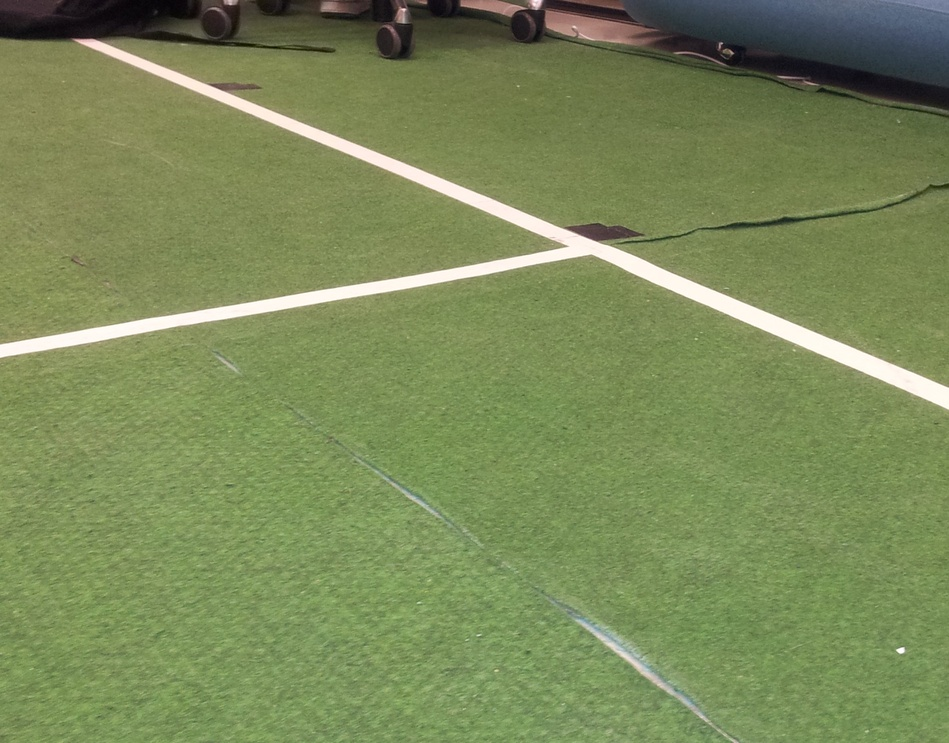
//> input picture NaoLeague/FeatureExtraction/2.jpg, 949 x 743 px, shrunk from 1896 x 1485 before the run
$ ./old 2.jpg   (built with g++ and OpenCV 4)
//> lines starting //> are read from the running program, lines starting //| are printed output that depends on the picture; after the words box and inside, x2 and y2 are one past the last pixel; in counts of white or black regions, pixels touching at a corner belong together
#include <cv.h>
#include <highgui.h>
#include <math.h>
#include <time.h>

using namespace cv;

int GREEN_THRESHOLD = 34;
int BINARY_TYPE = 0;
int MAX_BINARY_VALUE = 255;
double LINE_CONN_THERSHOLD = 3.0;
double LINE_REDUCE_CONN_THRESHOLD = 8.0;
double LINE_ANGLE_THERSHOLD = 15.0;
double YEL_N_THR_R = 0.38;
double YEL_N_THR_B = 0.2;
double YEL_N_THR_G = 0.38;
double YEL_THR_R = 230;
double YEL_THR_B = 160;
double YEL_THR_G = 230;
double WHITE_THR = 200;
const double PI  =3.141592653589793238462;
void goalPostDetection(Mat);
double distance_point_line(int, int, int, int, int, int);
double int_dis_point_line(int, int, int, int, int, int);
double angle_bet_lines(int, int, int, int, int, int, int, int);
double distance_point_point(int, int, int, int);
vector<Vec3i> find_connections(vector<Vec4i>);
vector<Vec4i> reduce_lines(vector<Vec4i>);
void assign_value_rgb_pixel(Vec3b*, int, int, int);
Mat remove_background(Mat);
double line_angle(int, int, int, int);

int main(int argc, char** argv)
{
	Mat src, dst, color_dst, src_no_backgr;
	Mat red;
	Mat src_line_binary;
	if( argc != 2 || !(src=imread(argv[1], 1)).data)
		return -1;

	Mat e;
	src.copyTo(e);
	imshow( "Detected", e );
	// Measuring performance
	clock_t startTime = clock();

	src_line_binary = remove_background(src);
//> after the loop in goalPostDetection, `for( size_t i = 0; i < lines_hor.size(); i++ )`:
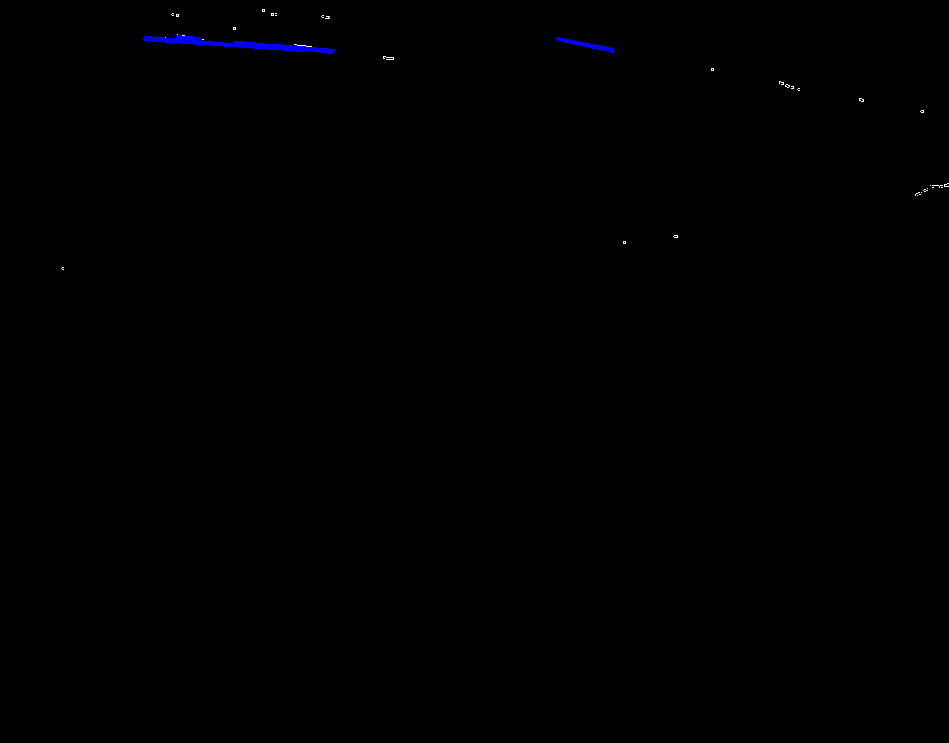
//> color_dst: 743 rows x 949 cols, CV_8UC3; mean B, G, R 0.6, 0.1, 0.1
	imshow("bnary",src_line_binary);

	Canny( src_line_binary, dst, 50, 200, 3 );
	cvtColor( dst, color_dst, CV_GRAY2BGR );
	vector<Vec4i> lines;
	vector<Vec4i> red_lines;
	HoughLinesP( dst, lines, 1, CV_PI/300, 10, 8,9 );
	color_dst.copyTo(red);
	red_lines = reduce_lines(lines);

	imshow("lines_reduced",red);
	vector<Vec3i> points;
	points = find_connections(lines);
	for( int i = 0; i < points.size(); i++ )
	{
		if(points[i][2] == 0)
		{
			circle(e, Point(points[i][0], points[i][1]), 5, Scalar(0,255,0), 2, 8, 0);
		}
		else if(points[i][2] == 1)
		{
			circle(e, Point(points[i][0], points[i][1]), 5, Scalar(255,0,0), 2, 8, 0);
		}
	}
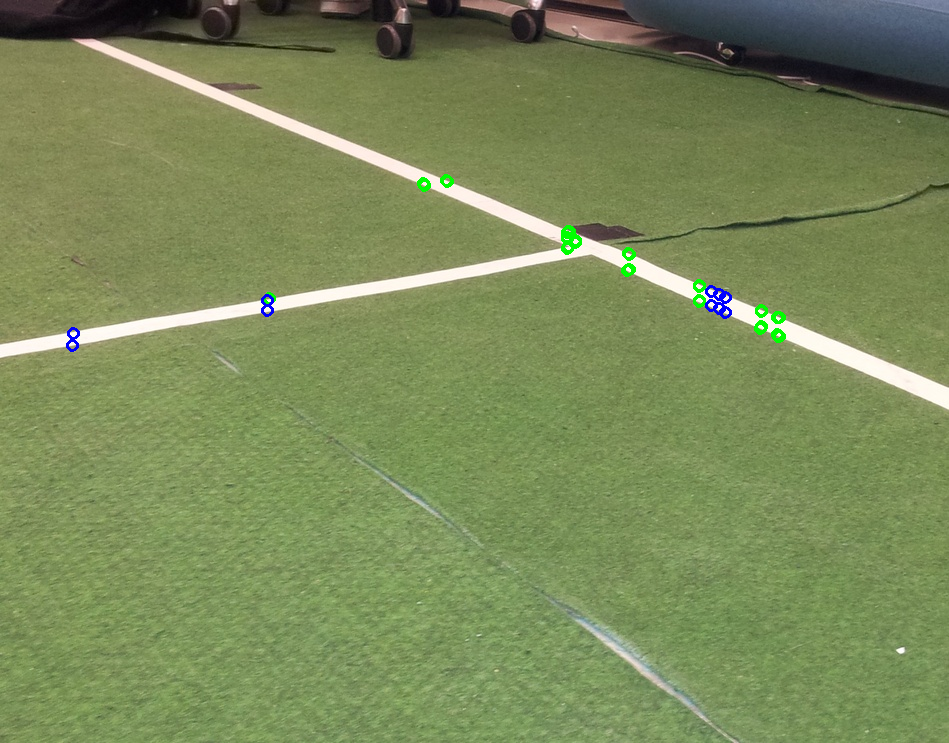
//> e: 743 rows x 949 cols, CV_8UC3; 0.35% of pixels changed, all inside (x1, y1, x2, y2) = (66, 174, 786, 352)

	std::cout << double( clock() - startTime )*1000 / (double)CLOCKS_PER_SEC<< " ms." << std::endl;
	std::cout << "number of lines: " << lines.size() << std::endl;
	//std::cout << "number of reduced lines: " << red_lines.size() << std::endl;
	std::cout << "number of points: " << points.size() << std::endl;
	namedWindow( "Detected Lines", 1);
	imshow( "Detected Lines", e);
	waitKey(0);
	return 0;
}

void assign_value_rgb_pixel(Vec3b &pixel, int r, int g, int b)
{
	pixel[0] = b;
	pixel[1] = g;
	pixel[2] = r;
	return;
}

Mat remove_background(Mat image)
{
	Mat green = cvCreateMat(image.rows, image.cols, CV_8U);
	Mat yellow = Mat::zeros(image.rows, image.cols, CV_8UC3);
	int count;
	bool background;
	double r, g, b, jg, jr, jb, justGreen;
	for(int j = 0; j < image.cols; j ++)
	{
		count = 0;
		background = true;
		for(int i = 0; i < image.rows; i ++)
		{
			// pixel values
			jr = (double)image.at<cv::Vec3b>(i,j)[2];
			jg = (double)image.at<cv::Vec3b>(i,j)[1];
			jb = (double)image.at<cv::Vec3b>(i,j)[0];
			// how much green is the specific pixel
			justGreen = max(jg - jr/2 - jb/2, 0.0);
			// normalized rgb values
			r = jr / (jg + jr + jb);
			g = jg / (jg + jr + jb);
			b = jb / (jg + jr + jb);

			if((r > YEL_N_THR_R && g > YEL_N_THR_G && b < YEL_N_THR_B) ||
			        (jr > YEL_THR_R && jg > YEL_THR_G && jb < YEL_THR_B))
			{
				assign_value_rgb_pixel(yellow.at<cv::Vec3b>(i,j), 255, 255, 255);
			}

			if (background)
			{
				(green.data + green.step * i)[j] = 255;
				if (justGreen > 34)
				{
					if(r > YEL_N_THR_R && g > YEL_N_THR_G && b < YEL_N_THR_B)
					{
						(green.data + green.step * i)[j] = 0;
					}
					else if(jr > YEL_THR_R && jg > YEL_THR_G && jb < YEL_THR_B)
					{
						(green.data + green.step * i)[j] = 0;
					}
					else
					{
						(green.data + green.step * i)[j] = 255;
					}
				}
				else
				{
					(green.data + green.step * i)[j] = 0;
				}
				if((green.data + green.step * i)[j] > 0)
				{
					count ++;
					assign_value_rgb_pixel(image.at<cv::Vec3b>(i,j), 0, 0, 0);
					background = (count <= 5);
				}
				else
				{
					assign_value_rgb_pixel(image.at<cv::Vec3b>(i,j), 0, 0, 0);
				}
			}
			else
			{
				//if almost white make it white...
				if(jr > WHITE_THR && jb > WHITE_THR && jg > WHITE_THR)
				{
					assign_value_rgb_pixel(image.at<cv::Vec3b>(i,j), 255, 255, 255);
					// else make it black...
				}
				else
				{
					assign_value_rgb_pixel(image.at<cv::Vec3b>(i,j), 0, 0, 0);
				}
			}

		}
	}
	//imshow("binary",image);
	goalPostDetection(yellow);
	return image;
}

void goalPostDetection(Mat yellow)
{
	imshow("ddd",yellow);
	Mat dst, color_dst;
	Canny( yellow, dst, 50, 200, 3 );
	cvtColor( dst, color_dst, CV_GRAY2BGR );

	vector<Vec4i> lines;
	HoughLinesP( dst, lines, 1, CV_PI/300, 20, 20, 20 );

	vector<Vec4i> lines_ver;
	vector<Vec4i> lines_hor;
	for( int i = 0; i < lines.size(); i++ )
	{
		std::cout << line_angle(lines[i][0],lines[i][1],lines[i][2],lines[i][3]) << std::endl;
		if(line_angle(lines[i][0],lines[i][1],lines[i][2],lines[i][3]) > 70 &&
		        line_angle(lines[i][0],lines[i][1],lines[i][2],lines[i][3]) < 110)
		{
			lines_ver.push_back(Vec4i(lines[i][0],lines[i][1],lines[i][2],lines[i][3]));
		}
		else
		{
			lines_hor.push_back(Vec4i(lines[i][0],lines[i][1],lines[i][2],lines[i][3]));
		}
	}

	// to determine the number of goals we see we are going
	// to split up the lines according to if they have yellow pixels
	// among them.

	for( size_t i = 0; i < lines_ver.size(); i++ )
	{
		line( color_dst, Point(lines_ver[i][0], lines_ver[i][1]),
		      Point(lines_ver[i][2], lines_ver[i][3]), Scalar(0,0,255), 2, 8 );
	}
	for( size_t i = 0; i < lines_hor.size(); i++ )
	{
		line( color_dst, Point(lines_hor[i][0], lines_hor[i][1]),
		      Point(lines_hor[i][2], lines_hor[i][3]), Scalar(255,0,0), 2, 8 );
	}


	imshow("posts2",color_dst);


	return;
}


double distance_point_point(int ax, int ay, int bx, int by)
{
	double dx = (ax-bx);
	double dy = (ay-by);
	return sqrt(dx*dx + dy*dy);
}

double distance_point_line(int x, int y, int x1, int y1, int x2, int y2)
{
	double A = x - x1;
	double B = y - y1;
	double C = x2 - x1;
	double D = y2 - y1;
	double dot = A * C + B * D;
	double len_sq = C * C + D * D;
	double param = dot / len_sq;
	double xx,yy;

	if(param < 0)
	{
		xx = x1;
		yy = y1;
	}
	else if(param > 1)
	{
		xx = x2;
		yy = y2;
	}
	else
	{
		xx = x1 + param * C;
		yy = y1 + param * D;
	}
	return distance_point_point(x,y,xx,yy);
}

double int_dis_point_line(int x, int y, int x1, int y1, int x2, int y2)
{
	double A = x - x1;
	double B = y - y1;
	double C = x2 - x1;
	double D = y2 - y1;
	double dot = A * C + B * D;
	double len_sq = C * C + D * D;
	double param = dot / len_sq;
	double xx,yy;

	if(param < 0)
	{
		xx = x1;
		yy = y1;
	}
	else if(param > 1)
	{
		xx = x2;
		yy = y2;
	}
	else
	{
		xx = x1 + param * C;
		yy = y1 + param * D;
	}
	return distance_point_point(x,y,(x1+x2)/2,(y1+y2)/2);
}

double line_angle(int x1, int y1, int x2, int y2)
{
	double angle = atan2(y1 - y2, x1 - x2);
	double res = angle * 180 / PI;
	return abs(res);
}

double angle_bet_lines(int a1x, int a1y, int b1x, int b1y, int a2x, int a2y, int b2x, int b2y)
{
	double angle1 = atan2(a1y - b1y, a1x - b1x);
	double angle2 = atan2(a2y - b2y, a2x - b2x);
	double res = (angle1-angle2) * 180 / PI;
	return abs(res);
}

vector<Vec3i> find_connections(vector<Vec4i> lines)
{
	vector<Vec3i> points;
	for( int i = 0; i < lines.size(); i++ )
	{
		for( int j = 0; j < lines.size(); j++ )
		{
			if(i != j)
			{
				for( int p = 0; p < 2; p++ )
				{
					// point's distance from intersection point is below the thershold
					if(distance_point_line(lines[i][2*p], lines[i][2*p+1], lines[j][0], lines[j][1], lines[j][2], lines[j][3]) < LINE_CONN_THERSHOLD)
					{
						// intersection point is near line's start or end
						if(abs(int_dis_point_line(lines[i][2*p], lines[i][2*p+1], lines[j][0], lines[j][1], lines[j][2], lines[j][3]) -
						        distance_point_point(lines[j][0], lines[j][1], lines[j][2], lines[j][3])/2) < LINE_CONN_THERSHOLD)
						{
							// angle between the two lines has to be larger than a thershold to not to be considered,
							// a straight line.
							if(angle_bet_lines(lines[j][0], lines[j][1], lines[j][2], lines[j][3],lines[i][0], lines[i][1], lines[i][2], lines[i][3]) > LINE_ANGLE_THERSHOLD)
							{
								points.push_back(Vec3i(lines[i][2*p], lines[i][2*p+1], 0));
							}
						}
						else if(int_dis_point_line(lines[i][2*p], lines[i][2*p+1], lines[j][0], lines[j][1], lines[j][2], lines[j][3]) -
						        distance_point_point(lines[j][0], lines[j][1], lines[j][2], lines[j][3])/2 < -10.0)
						{
							if(angle_bet_lines(lines[j][0], lines[j][1], lines[j][2], lines[j][3],lines[i][0], lines[i][1], lines[i][2], lines[i][3]) > LINE_ANGLE_THERSHOLD)
							{
								points.push_back(Vec3i(lines[i][2*p], lines[i][2*p+1], 1));
							}
						}
					}
				}
			}
		}
	}
	return points;
}

vector<Vec4i> reduce_lines(vector<Vec4i> lines)
{
	// vector to keep lines that pass the checks...
	vector<Vec4i> red;
	for( int i = 0; i < lines.size(); i++)
	{
		// if it's empty
		if(red.size() == 0)
		{
			red.push_back(lines[i]);
		}
		else
		{
			bool same_found = false;
			for( int j = 0; j < red.size(); j++)
			{
				// all combinations of start and end points will be checked...
				if((distance_point_point(red[j][0],red[j][1],lines[i][0],lines[i][1]) < LINE_REDUCE_CONN_THRESHOLD &&
				        distance_point_point(red[j][2],red[j][3],lines[i][2],lines[i][3]) < LINE_REDUCE_CONN_THRESHOLD) ||
				        (distance_point_point(red[j][0],red[j][1],lines[i][2],lines[i][3]) < LINE_REDUCE_CONN_THRESHOLD &&
				         distance_point_point(red[j][2],red[j][3],lines[i][0],lines[i][1]) < LINE_REDUCE_CONN_THRESHOLD))
				{
					double current_line_length = distance_point_point(red[j][0], red[j][1], red[j][2], red[j][3]);
					double stored_line_length = distance_point_point(lines[i][0], lines[i][1], lines[i][2], lines[i][3]);
					if(stored_line_length < current_line_length)
					{
						red.erase(red.begin() + j);
					}
					same_found = true;
				}
				// [7 lines of commented-out code are left out]

			}
			if(!same_found)
			{
				red.push_back(lines[i]);
			}
		}
	}
	return red;
}

$ run again, on NaoLeague/FeatureExtraction/4.jpg
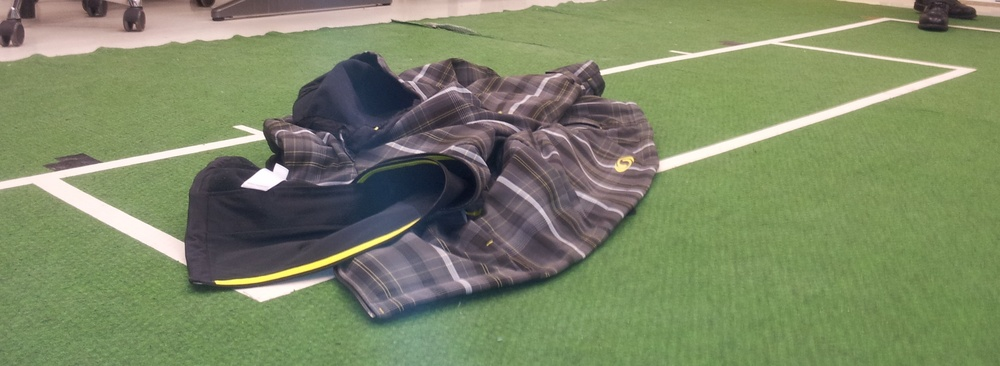
//> input picture NaoLeague/FeatureExtraction/4.jpg, 1000 x 366 px, shrunk from 2873 x 1052 before the run
//> after the loop in goalPostDetection, `for( size_t i = 0; i < lines_hor.size(); i++ )`:
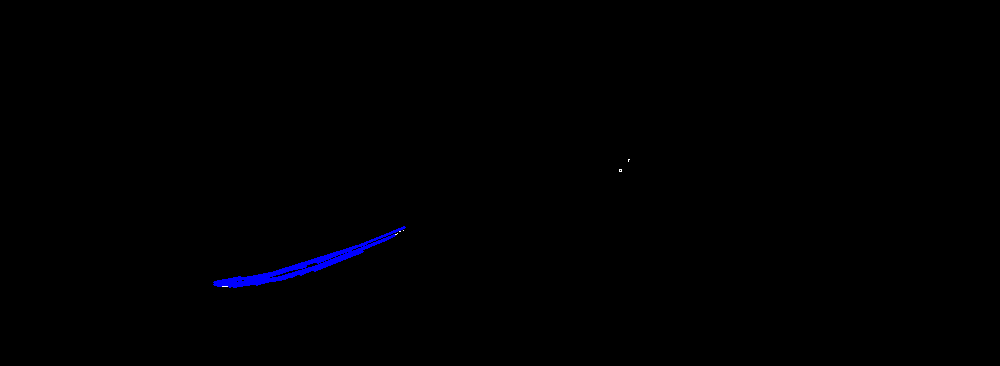
//> color_dst: 366 rows x 1000 cols, CV_8UC3; mean B, G, R 1.2, 0, 0
//> after the loop `for( int i = 0; i < points.size(); i++ )`:
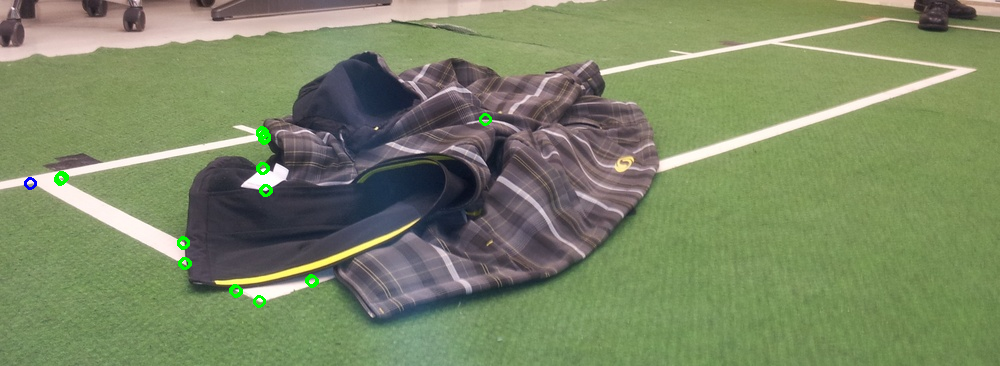
//> e: 366 rows x 1000 cols, CV_8UC3; 0.35% of pixels changed, all inside (x1, y1, x2, y2) = (24, 113, 492, 308)

$ run again, on NaoLeague/FeatureExtraction/6.jpg
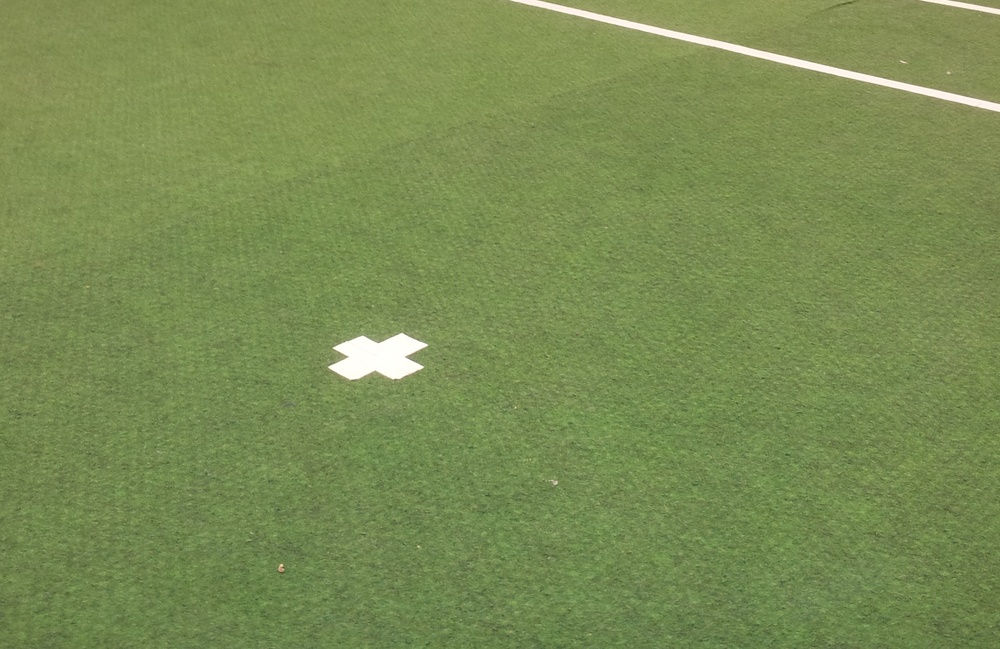
//> input picture NaoLeague/FeatureExtraction/6.jpg, 1000 x 649 px, shrunk from 2176 x 1413 before the run
//> after the loop `for( int i = 0; i < points.size(); i++ )`:
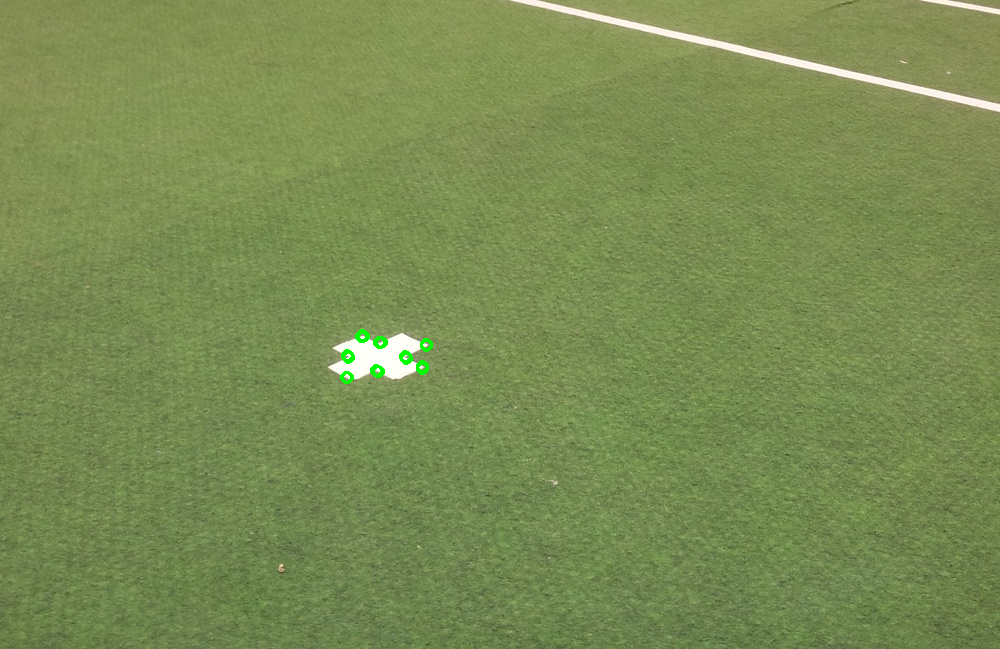
//> e: 649 rows x 1000 cols, CV_8UC3; 0.16% of pixels changed, all inside (x1, y1, x2, y2) = (340, 329, 433, 384)
